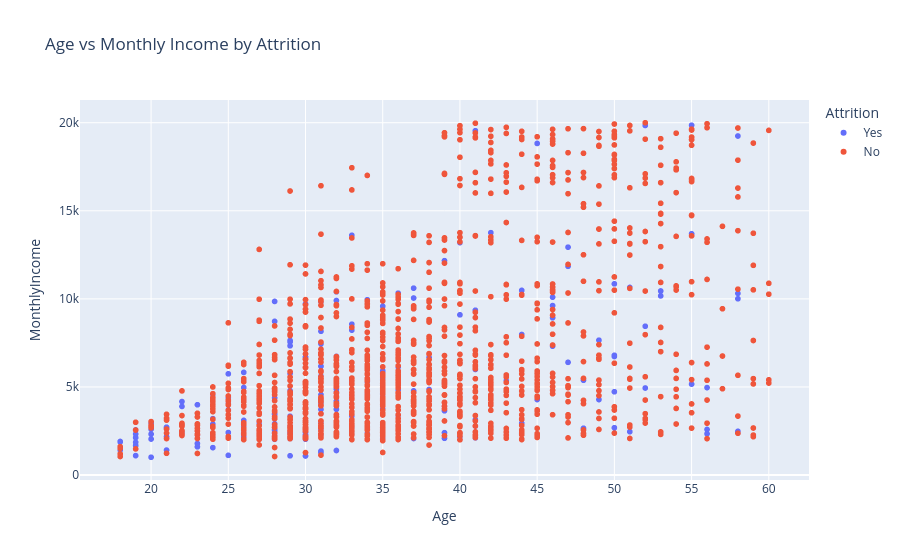

Write notebook code for a chart like this one.
### Markdown cell above
#### Monthly Income vs Age (Interactive Scatter)

### Code cell
fig = px.scatter(
    df,
    x = 'Age',
    y = 'MonthlyIncome',
    color = 'Attrition',
    title = 'Age vs Monthly Income by Attrition',
    hover_data=['Department', 'JobRole']
)

fig.show()

### Figure 1 — Plotly figure (JSON) as saved in the notebook; plotly's stock layout.template omitted (floating-point values rounded to 4 significant figures; data arrays with more than 128 entries replaced by an {"elided": "..."} marker saying what was removed)
{"data": [{"customdata": {"elided": "237x2 str values"}, "hovertemplate": "Attrition=Yes<br>Age=%{x}<br>MonthlyIncome=%{y}<br>Department=%{customdata[0]}<br>JobRole=%{customdata[1]}<extra></extra>", "legendgroup": "Yes", "marker": {"color": "#636efa", "symbol": "circle"}, "mode": "markers", "name": "Yes", "showlegend": true, "type": "scattergl", "x": {"elided": "237 int values"}, "xaxis": "x", "y": {"elided": "237 int values"}, "yaxis": "y"}, {"customdata": {"elided": "1233x2 str values"}, "hovertemplate": "Attrition=No<br>Age=%{x}<br>MonthlyIncome=%{y}<br>Department=%{customdata[0]}<br>JobRole=%{customdata[1]}<extra></extra>", "legendgroup": "No", "marker": {"color": "#EF553B", "symbol": "circle"}, "mode": "markers", "name": "No", "showlegend": true, "type": "scattergl", "x": {"elided": "1233 int values"}, "xaxis": "x", "y": {"elided": "1233 int values"}, "yaxis": "y"}], "layout": {"legend": {"title": {"text": "Attrition"}, "tracegroupgap": 0}, "title": {"text": "Age vs Monthly Income by Attrition"}, "xaxis": {"anchor": "y", "domain": [0, 1], "title": {"text": "Age"}}, "yaxis": {"anchor": "x", "domain": [0, 1], "title": {"text": "MonthlyIncome"}}}}
